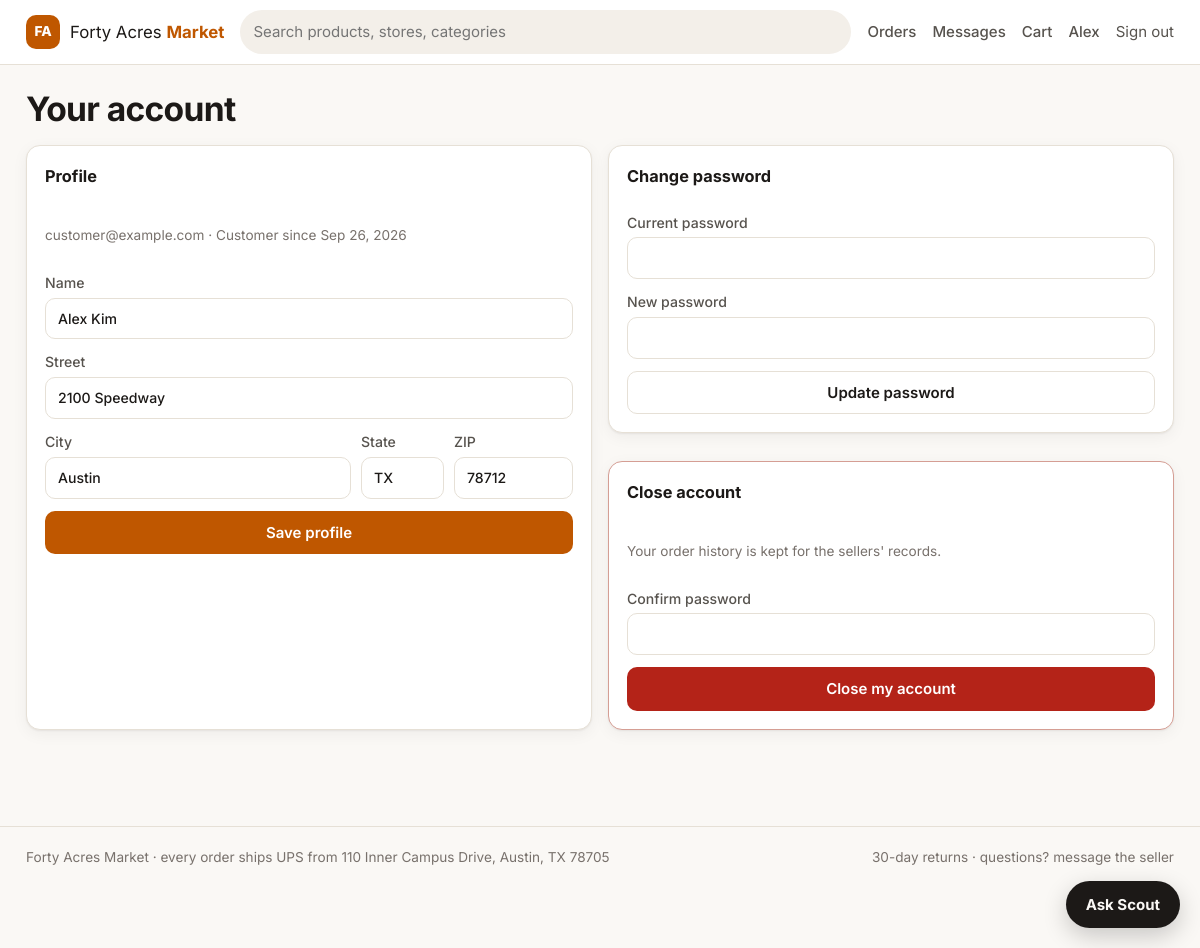
/account (signed in), run on the app's committed database.
### tables this page shows
CREATE TABLE users (
    id INTEGER PRIMARY KEY,
    email TEXT NOT NULL UNIQUE COLLATE NOCASE,
    password_hash TEXT NOT NULL,
    name TEXT NOT NULL,
    role TEXT NOT NULL CHECK (role IN ('customer', 'seller', 'admin')),
    is_active INTEGER NOT NULL DEFAULT 1,
    street TEXT NOT NULL DEFAULT '',
    city TEXT NOT NULL DEFAULT '',
    state TEXT NOT NULL DEFAULT '',
    zip TEXT NOT NULL DEFAULT '',
    created_at TEXT NOT NULL DEFAULT (datetime('now'))
);

CREATE TABLE settings (
    key TEXT PRIMARY KEY,
    value TEXT NOT NULL
);

### app.py (the view, shortened to what this page needs)
@app.route("/account", methods=["GET", "POST"])
@login_required()
def account():
    return render_template("account.html")

### app.py (called while the page is built)
@app.before_request
def load_user():
    g.user = None
    uid = session.get("uid")
    if uid:
        user = get_db().execute("SELECT * FROM users WHERE id = ?", (uid,)).fetchone()
        if user and user["is_active"]:
            g.user = user
        else:
            session.clear()  # deactivated accounts are signed out on their next request

@app.before_request
def csrf_protect():
    if request.method in ("POST", "PUT", "PATCH", "DELETE"):
        if wants_json() and request.is_json:
            return
        token = request.form.get("csrf_token") or request.headers.get("X-CSRF-Token") or ""
        expected = session.get("csrf")
        if not expected or not secrets.compare_digest(token, expected):
            abort(400, "Your session expired or the form is stale (CSRF check failed). Reload and try again.")

def csrf_token():
    if "csrf" not in session:
        session["csrf"] = secrets.token_urlsafe(32)
    return session["csrf"]

@app.after_request
def security_headers(resp):
    resp.headers.setdefault("X-Content-Type-Options", "nosniff")
    resp.headers.setdefault("X-Frame-Options", "DENY")
    resp.headers.setdefault("Referrer-Policy", "same-origin")
    resp.headers.setdefault(
        "Content-Security-Policy",
        "default-src 'self'; script-src 'self'; style-src 'self' 'unsafe-inline' https://fonts.googleapis.com; "
        "font-src https://fonts.gstatic.com; img-src 'self' data:; frame-ancestors 'none'")
    return resp

def login_required(*roles):
    def deco(view):
        @functools.wraps(view)
        def wrapper(*args, **kwargs):
            if g.user is None:
                abort(401, "Sign in required.")
            if roles and g.user["role"] not in roles:
                abort(403, f"This page is for {' or '.join(roles)} accounts.")
            return view(*args, **kwargs)
        return wrapper
    return deco

def is_admin():
    return g.user is not None and g.user["role"] == "admin"

def conv_scope():
    if is_admin():
        return "1 = 1", []
    if g.user["role"] == "seller":
        return "c.store_id IN (SELECT id FROM stores WHERE seller_id = ?)", [g.user["id"]]
    return "c.customer_id = ?", [g.user["id"]]

@app.template_filter("dt")
def dt_filter(s):
    try:
        return datetime.strptime(s, "%Y-%m-%d %H:%M:%S").strftime("%b %-d, %Y")
    except (TypeError, ValueError):
        return s or ""

### db.py (called while the page is built)
def settings():
    return {r["key"]: r["value"] for r in get_db().execute("SELECT key, value FROM settings")}

### templates/account.html (shortened to what this page needs)
{% extends "base.html" %}
{% from "_macros.html" import csrf with context %}
{% block content %}
<h1>Your account</h1>
<div class="two-col">
  <form method="post" class="card stack">
    <h3>Profile</h3>
    <p class="muted small">{{ g.user.email }} · {{ g.user.role|capitalize }} since {{ g.user.created_at|dt }}</p>
    <label>Name <input name="name" required maxlength="100" value="{{ g.user.name }}"></label>
    <label>Street <input name="street" maxlength="200" value="{{ g.user.street }}"></label>
    <div class="row">
      <label class="grow">City <input name="city" maxlength="100" value="{{ g.user.city }}"></label>
      <label>State <input name="state" maxlength="2" size="3" value="{{ g.user.state }}"></label>
      <label>ZIP <input name="zip" maxlength="10" size="7" value="{{ g.user.zip }}"></label>
    </div>
    <button class="btn">Save profile</button>
  </form>
  <div class="stack">
    <form method="post" action="{{ url_for('change_password') }}" class="card stack">
      <h3>Change password</h3>
      <label>Current password <input type="password" name="current_password" required autocomplete="current-password"></label>
      <label>New password <input type="password" name="new_password" required minlength="8" autocomplete="new-password"></label>
      <button class="btn btn-ghost">Update password</button>
    </form>
    {% if g.user.role != 'admin' %}
    <form method="post" action="{{ url_for('close_account') }}" class="card stack danger-zone" data-confirm="Close your account? You'll be signed out and can't sign back in.">
      <h3>Close account</h3>
      <p class="muted small">Your order history is kept for the sellers' records.{% if g.user.role == 'seller' %} Your store and products will be hidden.{% endif %}</p>
      <label>Confirm password <input type="password" name="password" required></label>
      <button class="btn btn-danger">Close my account</button>
    </form>
    {% endif %}
  </div>
</div>
{% endblock %}

### templates/base.html (shortened to what this page needs)
<!doctype html>
<html lang="en">
<head>
  <link rel="stylesheet" href="{{ url_for('static', filename='style.css') }}">
</head>
<body>
<header class="topbar">
  <div class="container topbar-inner">
    <a class="brand" href="{{ url_for('index') }}"><span class="brand-mark">FA</span><span>Forty Acres <b>Market</b></span></a>
    <form class="search" action="{{ url_for('index') }}" method="get" role="search">
      <input type="search" name="q" value="{{ request.args.get('q', '') }}" placeholder="Search products, stores, categories" aria-label="Search" maxlength="100">
    </form>
    <nav class="nav">
      {% if not g.user %}
        <a href="{{ url_for('login') }}">Sign in</a>
        <a class="btn btn-sm" href="{{ url_for('register') }}">Join</a>
      {% else %}
        {% if g.user.role == 'customer' %}
          <a href="{{ url_for('orders') }}">Orders</a>
        {% elif g.user.role == 'seller' %}
          <a href="{{ url_for('seller') }}">My store</a>
        {% else %}
          <a href="{{ url_for('admin') }}">Admin</a>
        {% endif %}
        <a href="{{ url_for('inbox') }}">Messages{% if unread %} <span class="badge">{{ unread }}</span>{% endif %}</a>
        {% if g.user.role == 'customer' %}
          <a href="{{ url_for('cart') }}" class="cart-link">Cart{% if cart_count %} <span class="badge">{{ cart_count }}</span>{% endif %}</a>
        {% endif %}
        <a href="{{ url_for('account') }}" title="Account">{{ g.user.name.split()[0] }}</a>
        <form method="post" action="{{ url_for('logout') }}" class="inline">
          <button class="link">Sign out</button>
        </form>
      {% endif %}
    </nav>
  </div>
</header>
<main class="container">
  {% block content %}{% endblock %}
</main>
<footer class="footer">
  <div class="container">
    <span>Forty Acres Market · every order ships UPS from 110 Inner Campus Drive, Austin, TX 78705</span>
    <span>{{ settings.return_window_days }}-day returns · questions? message the seller</span>
  </div>
</footer>
{% if not g.user or g.user.role == 'customer' %}
<button class="chat-fab" id="chat-open" aria-controls="chat" aria-expanded="false">Ask Scout</button>
{% endif %}
</body>
</html>

### static/style.css (style rules this page uses)
:root { color-scheme: light; --bg: #faf8f5; --surface: #ffffff; --surface-2: #f3efe9; --border: #e6e0d6; --text: #1c1917; --text-2: #57534e; --muted: #78716c; --accent: #bf5700; --accent-ink: #ffffff; --accent-soft: #fbe9dc; --danger: #b42318; --ok: #067647; --warn: #b54708; --series-1: #2a78d6; --grid: #e7e5e4; --shadow: 0 1px 2px rgb(28 25 23 / .06), 0 4px 16px rgb(28 25 23 / .05); --radius: 14px; }
* { box-sizing: border-box; }
html { -webkit-text-size-adjust: 100%; }
body { margin: 0; background: var(--bg); color: var(--text); font: 15px/1.55 Inter, system-ui, -apple-system, "Segoe UI", sans-serif; display: flex; flex-direction: column; min-height: 100vh; }
main.container { flex: 1; padding-top: 24px; padding-bottom: 64px; }
a { color: var(--accent); text-decoration: none; }
h1 { font-size: clamp(1.5rem, 3vw, 2.1rem); letter-spacing: -.02em; margin: 0 0 16px; line-height: 1.2; }
h3 { font-size: 1.02rem; margin: 0 0 10px; }
.container { width: 100%; max-width: 1180px; margin: 0 auto; padding: 0 16px; }
.muted { color: var(--muted); }
.small { font-size: .85rem; }
.grow { flex: 1; min-width: 0; }
.inline { display: inline; }
.stack { display: flex; flex-direction: column; gap: 12px; }
.row { display: flex; gap: 10px; align-items: flex-end; flex-wrap: wrap; }
.two-col { display: grid; grid-template-columns: repeat(auto-fit, minmax(320px, 1fr)); gap: 16px; margin: 16px 0; }
.topbar { background: var(--surface); border-bottom: 1px solid var(--border); position: sticky; top: 0; z-index: 20; }
.topbar-inner { display: flex; align-items: center; gap: 16px; height: 64px; }
.brand { display: flex; align-items: center; gap: 10px; color: var(--text); font-size: 1.05rem; white-space: nowrap; }
.brand b { color: var(--accent); }
.brand-mark { display: grid; place-items: center; width: 34px; height: 34px; border-radius: 10px; background: var(--accent); color: var(--accent-ink); font-weight: 800; font-size: .85rem; }
.search { flex: 1; }
.search input { width: 100%; border-radius: 999px; background: var(--surface-2); border-color: transparent; }
.nav { display: flex; align-items: center; gap: 16px; white-space: nowrap; }
.nav a { color: var(--text-2); font-weight: 500; }
input, select, textarea { font: inherit; color: var(--text); background: var(--surface); border: 1px solid var(--border); border-radius: 10px; padding: 9px 12px; width: 100%; }
label { display: flex; flex-direction: column; gap: 4px; font-size: .88rem; font-weight: 500; color: var(--text-2); }
.btn { display: inline-flex; align-items: center; justify-content: center; gap: 6px; border: 1px solid transparent; background: var(--accent); color: var(--accent-ink); font: inherit; font-weight: 600; padding: 9px 18px; border-radius: 10px; cursor: pointer; transition: transform .08s, filter .15s; white-space: nowrap; }
.btn-ghost { background: transparent; color: var(--text); border-color: var(--border); }
.btn-danger { background: var(--danger); color: #fff; }
button.link { background: none; border: 0; color: var(--text-2); font: inherit; cursor: pointer; padding: 0; }
.card { background: var(--surface); border: 1px solid var(--border); border-radius: var(--radius); padding: 18px; box-shadow: var(--shadow); }
section.card, form.card { margin-bottom: 16px; }
.danger-zone { border-color: color-mix(in srgb, var(--danger) 35%, var(--border)); }
.chat-fab { position: fixed; right: 20px; bottom: 20px; z-index: 30; border: 0; cursor: pointer; font: inherit; font-weight: 700; background: var(--text); color: var(--bg); padding: 12px 20px; border-radius: 999px; box-shadow: 0 8px 24px rgb(0 0 0 / .2); }
.footer { border-top: 1px solid var(--border); padding: 20px 0 80px; color: var(--muted); font-size: .85rem; }
.footer .container { display: flex; justify-content: space-between; flex-wrap: wrap; gap: 8px; }

### data on the page
users: user.name "Alex", user.email "customer@example.com", user.role "Customer", user.created_at|dt "Sep 26, 2026", name "Alex Kim", street "2100 Speedway", city "Austin", state "TX", zip "78712"
settings: return_window_days "30"
